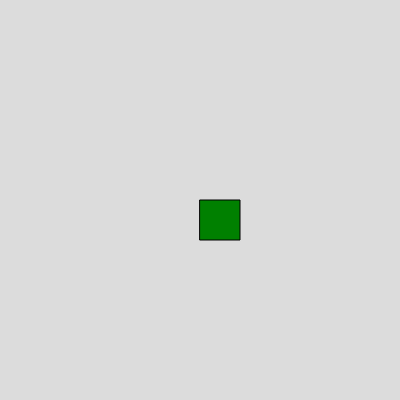
Frame 1 (no input)
Frame 60 (no input): identical to frame 1, image omitted
Frame 120 (the mouse pressed at the canvas centre since frame 60): identical to frame 1, image omitted

The p5.js sketch that drew this single still picture (run headless with seeded random() and noise() and a simulated clock; from frame 60 on, the mouse is pressed at the canvas centre):

// p5.js sketch
// ── sketch.js
var number;
var letter;
var word; 

function setup() {
  createCanvas(400, 400);
}

function draw() {
  background(220);
  fill("green")
  rect(200,200,40,40);
}
